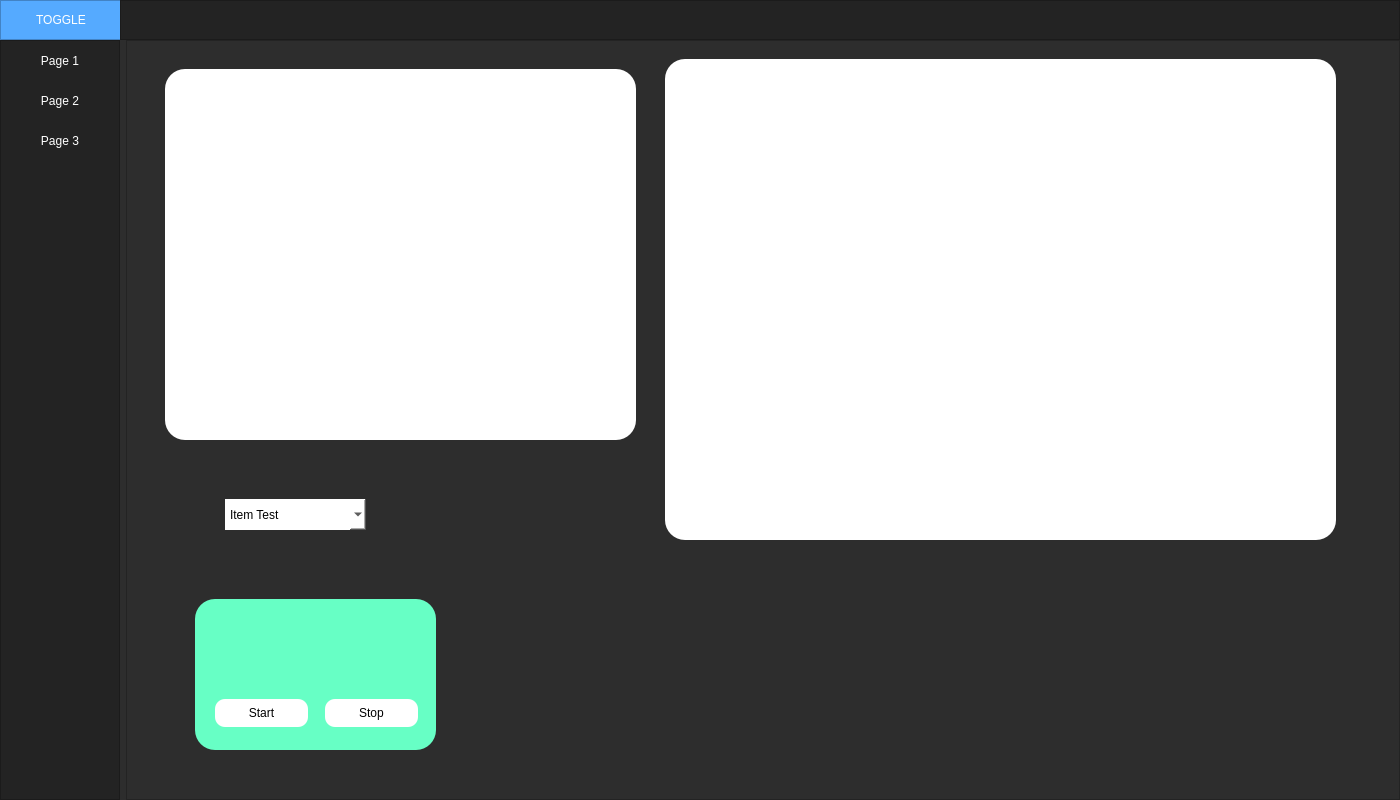
<?xml version="1.0" encoding="UTF-8"?>
<ui version="4.0">
 <class>MainWindow</class>
 <widget class="QMainWindow" name="MainWindow">
  <property name="geometry">
   <rect>
    <x>0</x>
    <y>0</y>
    <width>1400</width>
    <height>800</height>
   </rect>
  </property>
  <property name="minimumSize">
   <size>
    <width>1400</width>
    <height>800</height>
   </size>
  </property>
  <property name="windowTitle">
   <string>MainWindow</string>
  </property>
  <property name="styleSheet">
   <string notr="true">background-color: rgb(45, 45, 45);</string>
  </property>
  <widget class="QWidget" name="centralwidget">
   <layout class="QVBoxLayout" name="verticalLayout">
    <property name="spacing">
     <number>0</number>
    </property>
    <property name="leftMargin">
     <number>0</number>
    </property>
    <property name="topMargin">
     <number>0</number>
    </property>
    <property name="rightMargin">
     <number>0</number>
    </property>
    <property name="bottomMargin">
     <number>0</number>
    </property>
    <item>
     <widget class="QFrame" name="Top_Bar">
      <property name="maximumSize">
       <size>
        <width>16777215</width>
        <height>40</height>
       </size>
      </property>
      <property name="styleSheet">
       <string notr="true">background-color: rgb(35, 35, 35);</string>
      </property>
      <property name="frameShape">
       <enum>QFrame::NoFrame</enum>
      </property>
      <property name="frameShadow">
       <enum>QFrame::Raised</enum>
      </property>
      <layout class="QHBoxLayout" name="horizontalLayout">
       <property name="spacing">
        <number>0</number>
       </property>
       <property name="leftMargin">
        <number>0</number>
       </property>
       <property name="topMargin">
        <number>0</number>
       </property>
       <property name="rightMargin">
        <number>0</number>
       </property>
       <property name="bottomMargin">
        <number>0</number>
       </property>
       <item>
        <widget class="QFrame" name="frame_toggle">
         <property name="minimumSize">
          <size>
           <width>120</width>
           <height>0</height>
          </size>
         </property>
         <property name="maximumSize">
          <size>
           <width>70</width>
           <height>40</height>
          </size>
         </property>
         <property name="styleSheet">
          <string notr="true">background-color: rgb(85, 170, 255);</string>
         </property>
         <property name="frameShape">
          <enum>QFrame::StyledPanel</enum>
         </property>
         <property name="frameShadow">
          <enum>QFrame::Raised</enum>
         </property>
         <layout class="QVBoxLayout" name="verticalLayout_2">
          <property name="spacing">
           <number>0</number>
          </property>
          <property name="leftMargin">
           <number>0</number>
          </property>
          <property name="topMargin">
           <number>0</number>
          </property>
          <property name="rightMargin">
           <number>0</number>
          </property>
          <property name="bottomMargin">
           <number>0</number>
          </property>
          <item>
           <widget class="QPushButton" name="Btn_Toggle">
            <property name="sizePolicy">
             <sizepolicy hsizetype="Expanding" vsizetype="Expanding">
              <horstretch>0</horstretch>
              <verstretch>0</verstretch>
             </sizepolicy>
            </property>
            <property name="minimumSize">
             <size>
              <width>120</width>
              <height>0</height>
             </size>
            </property>
            <property name="styleSheet">
             <string notr="true">color: rgb(255, 255, 255);
border: 0px solid;</string>
            </property>
            <property name="text">
             <string>TOGGLE</string>
            </property>
           </widget>
          </item>
         </layout>
        </widget>
       </item>
       <item>
        <widget class="QFrame" name="frame_top">
         <property name="minimumSize">
          <size>
           <width>120</width>
           <height>0</height>
          </size>
         </property>
         <property name="frameShape">
          <enum>QFrame::StyledPanel</enum>
         </property>
         <property name="frameShadow">
          <enum>QFrame::Raised</enum>
         </property>
        </widget>
       </item>
      </layout>
     </widget>
    </item>
    <item>
     <widget class="QFrame" name="Content">
      <property name="frameShape">
       <enum>QFrame::NoFrame</enum>
      </property>
      <property name="frameShadow">
       <enum>QFrame::Raised</enum>
      </property>
      <layout class="QGridLayout" name="gridLayout_2">
       <property name="leftMargin">
        <number>0</number>
       </property>
       <property name="topMargin">
        <number>0</number>
       </property>
       <property name="rightMargin">
        <number>0</number>
       </property>
       <property name="bottomMargin">
        <number>0</number>
       </property>
       <item row="0" column="1">
        <widget class="QFrame" name="frame_pages">
         <property name="frameShape">
          <enum>QFrame::StyledPanel</enum>
         </property>
         <property name="frameShadow">
          <enum>QFrame::Raised</enum>
         </property>
         <layout class="QVBoxLayout" name="verticalLayout_5">
          <item>
           <widget class="QStackedWidget" name="stackedWidget">
            <property name="currentIndex">
             <number>0</number>
            </property>
            <widget class="QWidget" name="page_1">
             <layout class="QVBoxLayout" name="verticalLayout_7">
              <item>
               <widget class="QGroupBox" name="groupBox">
                <property name="autoFillBackground">
                 <bool>false</bool>
                </property>
                <property name="styleSheet">
                 <string notr="true">border: none;
</string>
                </property>
                <property name="title">
                 <string/>
                </property>
                <widget class="QFrame" name="frameGraph">
                 <property name="geometry">
                  <rect>
                   <x>520</x>
                   <y>0</y>
                   <width>671</width>
                   <height>481</height>
                  </rect>
                 </property>
                 <property name="minimumSize">
                  <size>
                   <width>300</width>
                   <height>300</height>
                  </size>
                 </property>
                 <property name="palette">
                  <palette>
                   <active>
                    <colorrole role="Button">
                     <brush brushstyle="SolidPattern">
                      <color alpha="255">
                       <red>255</red>
                       <green>255</green>
                       <blue>255</blue>
                      </color>
                     </brush>
                    </colorrole>
                    <colorrole role="Base">
                     <brush brushstyle="SolidPattern">
                      <color alpha="255">
                       <red>255</red>
                       <green>255</green>
                       <blue>255</blue>
                      </color>
                     </brush>
                    </colorrole>
                    <colorrole role="Window">
                     <brush brushstyle="SolidPattern">
                      <color alpha="255">
                       <red>255</red>
                       <green>255</green>
                       <blue>255</blue>
                      </color>
                     </brush>
                    </colorrole>
                   </active>
                   <inactive>
                    <colorrole role="Button">
                     <brush brushstyle="SolidPattern">
                      <color alpha="255">
                       <red>255</red>
                       <green>255</green>
                       <blue>255</blue>
                      </color>
                     </brush>
                    </colorrole>
                    <colorrole role="Base">
                     <brush brushstyle="SolidPattern">
                      <color alpha="255">
                       <red>255</red>
                       <green>255</green>
                       <blue>255</blue>
                      </color>
                     </brush>
                    </colorrole>
                    <colorrole role="Window">
                     <brush brushstyle="SolidPattern">
                      <color alpha="255">
                       <red>255</red>
                       <green>255</green>
                       <blue>255</blue>
                      </color>
                     </brush>
                    </colorrole>
                   </inactive>
                   <disabled>
                    <colorrole role="Button">
                     <brush brushstyle="SolidPattern">
                      <color alpha="255">
                       <red>255</red>
                       <green>255</green>
                       <blue>255</blue>
                      </color>
                     </brush>
                    </colorrole>
                    <colorrole role="Base">
                     <brush brushstyle="SolidPattern">
                      <color alpha="255">
                       <red>255</red>
                       <green>255</green>
                       <blue>255</blue>
                      </color>
                     </brush>
                    </colorrole>
                    <colorrole role="Window">
                     <brush brushstyle="SolidPattern">
                      <color alpha="255">
                       <red>255</red>
                       <green>255</green>
                       <blue>255</blue>
                      </color>
                     </brush>
                    </colorrole>
                   </disabled>
                  </palette>
                 </property>
                 <property name="autoFillBackground">
                  <bool>false</bool>
                 </property>
                 <property name="styleSheet">
                  <string notr="true">border-radius: 20;
background-color: rgb(255, 255, 255);</string>
                 </property>
                 <property name="frameShape">
                  <enum>QFrame::StyledPanel</enum>
                 </property>
                 <property name="frameShadow">
                  <enum>QFrame::Raised</enum>
                 </property>
                </widget>
                <widget class="QComboBox" name="comboBox">
                 <property name="geometry">
                  <rect>
                   <x>80</x>
                   <y>440</y>
                   <width>141</width>
                   <height>31</height>
                  </rect>
                 </property>
                 <property name="styleSheet">
                  <string notr="true">background-color: rgb(255, 255, 255);
font: 8pt &quot;Microsoft YaHei UI&quot;;</string>
                 </property>
                 <item>
                  <property name="text">
                   <string>Item Test</string>
                  </property>
                 </item>
                </widget>
                <widget class="QFrame" name="frame">
                 <property name="geometry">
                  <rect>
                   <x>20</x>
                   <y>10</y>
                   <width>471</width>
                   <height>371</height>
                  </rect>
                 </property>
                 <property name="styleSheet">
                  <string notr="true">border-radius:20;
background-color: rgb(255, 255, 255);</string>
                 </property>
                 <property name="frameShape">
                  <enum>QFrame::StyledPanel</enum>
                 </property>
                 <property name="frameShadow">
                  <enum>QFrame::Raised</enum>
                 </property>
                </widget>
                <widget class="QFrame" name="frame_2">
                 <property name="geometry">
                  <rect>
                   <x>50</x>
                   <y>540</y>
                   <width>241</width>
                   <height>151</height>
                  </rect>
                 </property>
                 <property name="styleSheet">
                  <string notr="true">border-radius: 20;
background-color: rgb(103, 255, 197);
border: 0;
</string>
                 </property>
                 <property name="frameShape">
                  <enum>QFrame::StyledPanel</enum>
                 </property>
                 <property name="frameShadow">
                  <enum>QFrame::Raised</enum>
                 </property>
                 <widget class="QPushButton" name="stopButton">
                  <property name="geometry">
                   <rect>
                    <x>130</x>
                    <y>100</y>
                    <width>93</width>
                    <height>28</height>
                   </rect>
                  </property>
                  <property name="styleSheet">
                   <string notr="true">background-color: rgb(255, 255, 255);
border-radius: 10;
</string>
                  </property>
                  <property name="text">
                   <string>Stop</string>
                  </property>
                 </widget>
                 <widget class="QPushButton" name="startButton">
                  <property name="geometry">
                   <rect>
                    <x>20</x>
                    <y>100</y>
                    <width>93</width>
                    <height>28</height>
                   </rect>
                  </property>
                  <property name="styleSheet">
                   <string notr="true">background-color: rgb(255, 255, 255);
border-radius: 10;
</string>
                  </property>
                  <property name="text">
                   <string>Start</string>
                  </property>
                 </widget>
                </widget>
               </widget>
              </item>
             </layout>
            </widget>
            <widget class="QWidget" name="page_2">
             <layout class="QVBoxLayout" name="verticalLayout_6">
              <item>
               <widget class="QLabel" name="label_2">
                <property name="font">
                 <font>
                  <pointsize>40</pointsize>
                 </font>
                </property>
                <property name="styleSheet">
                 <string notr="true">color: #FFF;</string>
                </property>
                <property name="text">
                 <string>PAGE 2</string>
                </property>
                <property name="alignment">
                 <set>Qt::AlignCenter</set>
                </property>
               </widget>
              </item>
             </layout>
            </widget>
            <widget class="QWidget" name="page_3">
             <layout class="QVBoxLayout" name="verticalLayout_8">
              <item>
               <widget class="QLabel" name="label">
                <property name="font">
                 <font>
                  <pointsize>40</pointsize>
                 </font>
                </property>
                <property name="styleSheet">
                 <string notr="true">color: #FFF;</string>
                </property>
                <property name="text">
                 <string>PAGE 3</string>
                </property>
                <property name="alignment">
                 <set>Qt::AlignCenter</set>
                </property>
               </widget>
              </item>
             </layout>
            </widget>
           </widget>
          </item>
         </layout>
        </widget>
       </item>
       <item row="0" column="0">
        <widget class="QFrame" name="frame_left_menu">
         <property name="minimumSize">
          <size>
           <width>120</width>
           <height>0</height>
          </size>
         </property>
         <property name="maximumSize">
          <size>
           <width>70</width>
           <height>16777215</height>
          </size>
         </property>
         <property name="styleSheet">
          <string notr="true">background-color: rgb(35, 35, 35);</string>
         </property>
         <property name="frameShape">
          <enum>QFrame::StyledPanel</enum>
         </property>
         <property name="frameShadow">
          <enum>QFrame::Raised</enum>
         </property>
         <layout class="QVBoxLayout" name="verticalLayout_3">
          <property name="leftMargin">
           <number>0</number>
          </property>
          <property name="topMargin">
           <number>0</number>
          </property>
          <property name="rightMargin">
           <number>0</number>
          </property>
          <property name="bottomMargin">
           <number>0</number>
          </property>
          <item alignment="Qt::AlignTop">
           <widget class="QFrame" name="frame_top_menus">
            <property name="frameShape">
             <enum>QFrame::NoFrame</enum>
            </property>
            <property name="frameShadow">
             <enum>QFrame::Raised</enum>
            </property>
            <layout class="QVBoxLayout" name="verticalLayout_4">
             <property name="spacing">
              <number>0</number>
             </property>
             <property name="leftMargin">
              <number>0</number>
             </property>
             <property name="topMargin">
              <number>0</number>
             </property>
             <property name="rightMargin">
              <number>0</number>
             </property>
             <property name="bottomMargin">
              <number>0</number>
             </property>
             <item>
              <widget class="QPushButton" name="btn_page_1">
               <property name="minimumSize">
                <size>
                 <width>0</width>
                 <height>40</height>
                </size>
               </property>
               <property name="styleSheet">
                <string notr="true">QPushButton {
	color: rgb(255, 255, 255);
	background-color: rgb(35, 35, 35);
	border: 0px solid;
}
QPushButton:hover {
	background-color: rgb(85, 170, 255);
}</string>
               </property>
               <property name="text">
                <string>Page 1</string>
               </property>
              </widget>
             </item>
             <item>
              <widget class="QPushButton" name="btn_page_2">
               <property name="minimumSize">
                <size>
                 <width>0</width>
                 <height>40</height>
                </size>
               </property>
               <property name="styleSheet">
                <string notr="true">QPushButton {
	color: rgb(255, 255, 255);
	background-color: rgb(35, 35, 35);
	border: 0px solid;
}
QPushButton:hover {
	background-color: rgb(85, 170, 255);
}</string>
               </property>
               <property name="text">
                <string>Page 2</string>
               </property>
              </widget>
             </item>
             <item>
              <widget class="QPushButton" name="btn_page_3">
               <property name="minimumSize">
                <size>
                 <width>0</width>
                 <height>40</height>
                </size>
               </property>
               <property name="styleSheet">
                <string notr="true">QPushButton {
	color: rgb(255, 255, 255);
	background-color: rgb(35, 35, 35);
	border: 0px solid;
}
QPushButton:hover {
	background-color: rgb(85, 170, 255);
}</string>
               </property>
               <property name="text">
                <string>Page 3</string>
               </property>
              </widget>
             </item>
            </layout>
           </widget>
          </item>
         </layout>
        </widget>
       </item>
      </layout>
     </widget>
    </item>
   </layout>
  </widget>
 </widget>
 <resources/>
 <connections/>
</ui>
